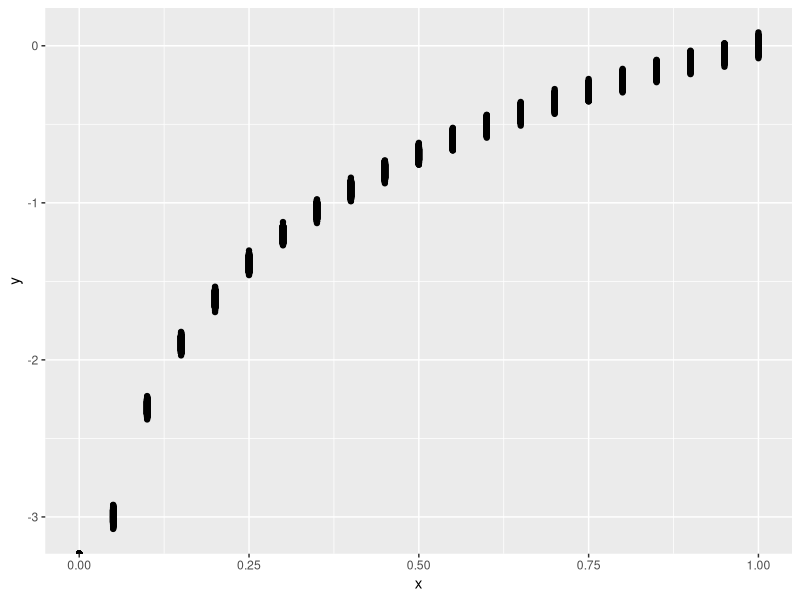

Reproduce this figure in R. (Note: this script raises an error after producing the figure.)
## ---- chunk 1
library(tidyverse)

list.files("R", full.names = TRUE) |>  walk(source)
## ---- chunk 2
mu_log_fun <- function(x){
  log(x)
}


r_log_vectorized_fun <- function(x) {
  mu <- mu_log_fun(x)
  noise <- rnorm(length(x), # we create as many samples as values of xs we have
                 mean = 0, 
                 sd = 0.02) # Let's use the third component for the noise
  
  mu + noise
}
## ---- chunk 3

data_raw <- crossing(x = seq(0, 1, .05), n = 1:5000) |> 
  mutate(y = r_log_vectorized_fun(x))

## ---- chunk 4

data_raw |> ggplot() + 
  geom_point(aes(x = x, y = y))

## ---- chunk 5
data <- data_raw |> group_by(x) |>  
  summarise(mean_y= mean(y), sd_y=sd(y)) |> 
  ungroup() |> 
  mutate(dmu = dmu(x, mean_y)) |> 
  drop_na() |> 
  mutate(delta = dmu/sd_y)
## ---- chunk 6
data |> ggplot() + geom_line(aes(x = x, y= mean_y))
## ---- chunk 7
data |> ggplot() + geom_line(aes(x= x, y= delta))
